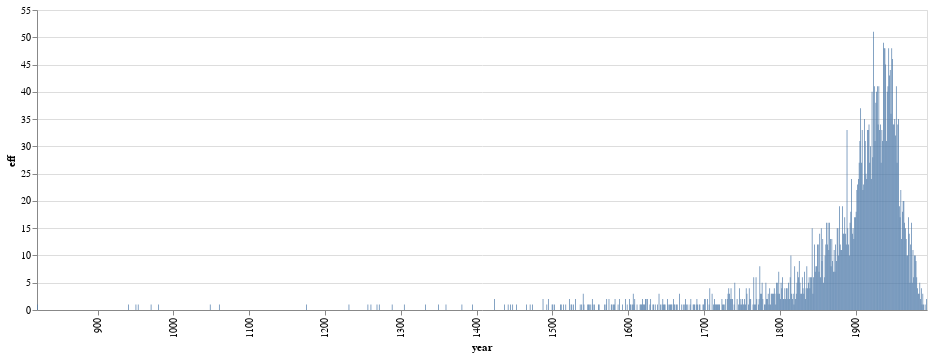

The notebook cell saved with this chart:
### Code cell
alt.Chart.from_dict({
    "data": {
    ### Choisir si on veut afficher les données de la variable 'data'
    # ou lire le fichier qui se trouve sur le serveur local jupyter (localhost:8888/files)
    "values" : data    
    # "url" : "http://localhost:8888/files/astronomers/notebooks_jupyter/dbpedia_exploration/data/birth_years_grouped_y.json"
    },
    "mark": "bar",
    # {
    #     "type":"bar",
    #     "tooltip": {"content": "data"}
    # }, 
    "encoding": {
        "x": {"field": "year", "type": "ordinal", 
              "axis": {"values": [900,1000, 1100, 1200, 1300, 1400, 1500, 1600, 1700 , 1800, 1900, 2000]}}, # ordinal, quantitative
         "y": {"field": "eff", "type": "quantitative"},
        "tooltip": [
      {"field": "year", "type": "quantitative", "title": "Year"},
     {"field": "names", "type": "nominal", "title": "Names"}
    ]
    },
    "width": 890, 
    "height": 300
}

)

### Figure 1 — Vega-Lite specification as saved in the notebook (floating-point values rounded to 4 significant figures; data arrays with more than 128 entries replaced by an {"elided": "..."} marker saying what was removed)
{"config": {"view": {"continuousWidth": 400, "continuousHeight": 300}}, "data": {"name": "data-5f28063dc85915756a88a78e6be75796"}, "mark": "bar", "encoding": {"tooltip": [{"field": "year", "title": "Year", "type": "quantitative"}, {"field": "names", "title": "Names", "type": "nominal"}], "x": {"axis": {"values": [900, 1000, 1100, 1200, 1300, 1400, 1500, 1600, 1700, 1800, 1900, 2000]}, "field": "year", "type": "ordinal"}, "y": {"field": "eff", "type": "quantitative"}}, "height": 300, "width": 890, "$schema": "https://vega.github.io/schema/vega-lite/v4.17.0.json", "datasets": {"data-5f28063dc85915756a88a78e6be75796": {"elided": "1174 records"}}}
